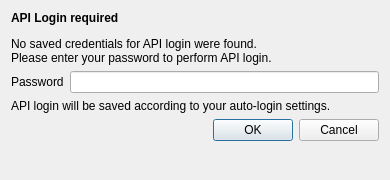
<?xml version="1.0" encoding="UTF-8"?>
<ui version="4.0">
 <class>ApiLoginDialog</class>
 <widget class="QDialog" name="ApiLoginDialog">
  <property name="geometry">
   <rect>
    <x>0</x>
    <y>0</y>
    <width>390</width>
    <height>180</height>
   </rect>
  </property>
  <property name="windowTitle">
   <string>API Login</string>
  </property>
  <layout class="QFormLayout" name="formLayout">
   <property name="fieldGrowthPolicy">
    <enum>QFormLayout::AllNonFixedFieldsGrow</enum>
   </property>
   <item row="0" column="0" colspan="2">
    <widget class="QLabel" name="lblExplanation">
     <property name="text">
      <string>&lt;html&gt;&lt;head/&gt;&lt;body&gt;&lt;p&gt;&lt;span style=&quot; font-weight:600;&quot;&gt;API Login required&lt;/span&gt;&lt;/p&gt;&lt;p&gt;No saved credentials for API login were found.&lt;br /&gt;Please enter your password to perform API login.&lt;/p&gt;&lt;/body&gt;&lt;/html&gt;</string>
     </property>
    </widget>
   </item>
   <item row="3" column="0">
    <widget class="QLabel" name="lblPassword">
     <property name="text">
      <string>Password</string>
     </property>
    </widget>
   </item>
   <item row="3" column="1">
    <widget class="QLineEdit" name="lePassword">
     <property name="echoMode">
      <enum>QLineEdit::Password</enum>
     </property>
    </widget>
   </item>
   <item row="4" column="0" colspan="2">
    <widget class="QLabel" name="lblApiSave">
     <property name="text">
      <string>API login will be saved according to your auto-login settings.</string>
     </property>
    </widget>
   </item>
   <item row="5" column="0" colspan="2">
    <widget class="QDialogButtonBox" name="buttonBox">
     <property name="orientation">
      <enum>Qt::Horizontal</enum>
     </property>
     <property name="standardButtons">
      <set>QDialogButtonBox::Cancel|QDialogButtonBox::Ok</set>
     </property>
    </widget>
   </item>
  </layout>
 </widget>
 <resources/>
 <connections>
  <connection>
   <sender>buttonBox</sender>
   <signal>accepted()</signal>
   <receiver>ApiLoginDialog</receiver>
   <slot>accept()</slot>
   <hints>
    <hint type="sourcelabel">
     <x>248</x>
     <y>254</y>
    </hint>
    <hint type="destinationlabel">
     <x>157</x>
     <y>274</y>
    </hint>
   </hints>
  </connection>
  <connection>
   <sender>buttonBox</sender>
   <signal>rejected()</signal>
   <receiver>ApiLoginDialog</receiver>
   <slot>reject()</slot>
   <hints>
    <hint type="sourcelabel">
     <x>316</x>
     <y>260</y>
    </hint>
    <hint type="destinationlabel">
     <x>286</x>
     <y>274</y>
    </hint>
   </hints>
  </connection>
 </connections>
</ui>
